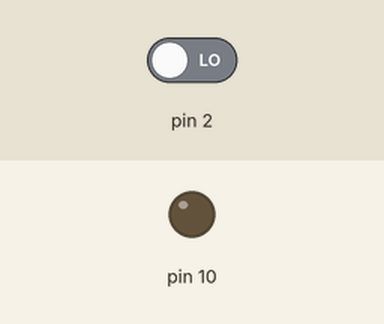
This sketch was run on a simulated Arduino Uno, built with avr-gcc and run on an emulated ATmega328P. Parts: output pins drawn as LEDs (lit = HIGH). The test bench sets the inputs (shaded band); at power-on: pin 2 LOW.

Above: at 1.8 s.
1.9 s: pin 2 driven HIGH
At 2.6 s:
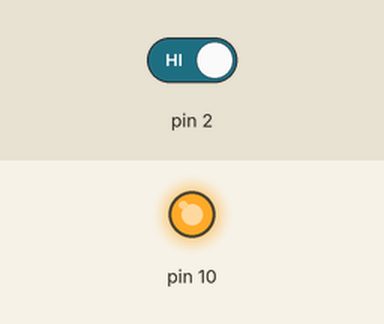
4.9 s: pin 2 driven LOW
At 6.8 s:
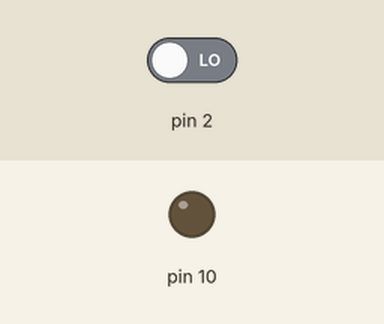
Timing chart, 0 to 13.3 s (numbered marks = the images above; inputs shaded):
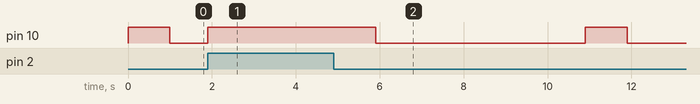

Measured:
- after the input at 1.9 s, pin 10: LOW → HIGH at once
- after the input at 4.9 s, pin 10: HIGH → LOW after 1.0 s, → HIGH 5.0 s later, → LOW 1.0 s later

The sketch:

mBlock_fixed_pulse_code.ino
```cpp
#include <Arduino.h>
#include <Wire.h>
#include <SoftwareSerial.h>


double angle_rad = PI/180.0;
double angle_deg = 180.0/PI;
double currentTime = 0;
double lastTime = 0;


void setup(){
    pinMode(10,OUTPUT);
    pinMode(2,INPUT);

}

void loop(){

    digitalWrite(10,1);
    _delay(1);
    digitalWrite(10,0);
    lastTime = millis()/1000.0;
    while(!(((millis()/1000.0) > (lastTime + 5)) | (((digitalRead(2))==(1)))));

    _loop();
}

void _delay(float seconds){
    long endTime = millis() + seconds * 1000;
    while(millis() < endTime)_loop();
}

void _loop(){

}
```
